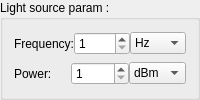
         <widget class="QGroupBox" name="groupBox_2">
          <property name="title">
           <string>Light source param :</string>
          </property>
          <layout class="QVBoxLayout" name="verticalLayout_3">
           <item>
            <layout class="QHBoxLayout" name="horizontalLayout_23">
             <property name="spacing">
              <number>0</number>
             </property>
             <item>
              <widget class="QLabel" name="label_36">
               <property name="sizePolicy">
                <sizepolicy hsizetype="Preferred" vsizetype="Preferred">
                 <horstretch>1</horstretch>
                 <verstretch>0</verstretch>
                </sizepolicy>
               </property>
               <property name="text">
                <string>Frequency:</string>
               </property>
              </widget>
             </item>
             <item>
              <widget class="QSpinBox" name="spinBox_18">
               <property name="sizePolicy">
                <sizepolicy hsizetype="Preferred" vsizetype="Fixed">
                 <horstretch>1</horstretch>
                 <verstretch>0</verstretch>
                </sizepolicy>
               </property>
               <property name="minimum">
                <number>1</number>
               </property>
               <property name="maximum">
                <number>1000</number>
               </property>
              </widget>
             </item>
             <item>
              <widget class="QComboBox" name="comboBox_18">
               <property name="sizePolicy">
                <sizepolicy hsizetype="Preferred" vsizetype="Fixed">
                 <horstretch>1</horstretch>
                 <verstretch>0</verstretch>
                </sizepolicy>
               </property>
               <item>
                <property name="text">
                 <string>Hz</string>
                </property>
               </item>
               <item>
                <property name="text">
                 <string>KHz</string>
                </property>
               </item>
               <item>
                <property name="text">
                 <string>MHz</string>
                </property>
               </item>
               <item>
                <property name="text">
                 <string>GHz</string>
                </property>
               </item>
              </widget>
             </item>
            </layout>
           </item>
           <item>
            <layout class="QHBoxLayout" name="horizontalLayout_8">
             <property name="spacing">
              <number>0</number>
             </property>
             <item>
              <widget class="QLabel" name="label_9">
               <property name="sizePolicy">
                <sizepolicy hsizetype="Preferred" vsizetype="Preferred">
                 <horstretch>1</horstretch>
                 <verstretch>0</verstretch>
                </sizepolicy>
               </property>
               <property name="minimumSize">
                <size>
                 <width>1</width>
                 <height>0</height>
                </size>
               </property>
               <property name="text">
                <string>Power:</string>
               </property>
              </widget>
             </item>
             <item>
              <widget class="QSpinBox" name="spinBox_5">
               <property name="sizePolicy">
                <sizepolicy hsizetype="Preferred" vsizetype="Fixed">
                 <horstretch>1</horstretch>
                 <verstretch>0</verstretch>
                </sizepolicy>
               </property>
               <property name="minimumSize">
                <size>
                 <width>0</width>
                 <height>0</height>
                </size>
               </property>
               <property name="minimum">
                <number>1</number>
               </property>
               <property name="maximum">
                <number>1000</number>
               </property>
              </widget>
             </item>
             <item>
              <widget class="QComboBox" name="comboBox_2">
               <property name="sizePolicy">
                <sizepolicy hsizetype="Preferred" vsizetype="Fixed">
                 <horstretch>1</horstretch>
                 <verstretch>0</verstretch>
                </sizepolicy>
               </property>
               <item>
                <property name="text">
                 <string>dBm</string>
                </property>
               </item>
              </widget>
             </item>
            </layout>
           </item>
          </layout>
         </widget>
